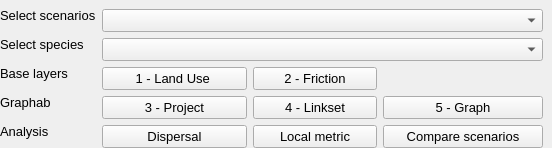
                       <widget class="QFrame" name="frame_17">
                        <property name="sizePolicy">
                         <sizepolicy hsizetype="Expanding" vsizetype="Preferred">
                          <horstretch>0</horstretch>
                          <verstretch>0</verstretch>
                         </sizepolicy>
                        </property>
                        <property name="minimumSize">
                         <size>
                          <width>0</width>
                          <height>0</height>
                         </size>
                        </property>
                        <property name="frameShape">
                         <enum>QFrame::NoFrame</enum>
                        </property>
                        <property name="frameShadow">
                         <enum>QFrame::Raised</enum>
                        </property>
                        <layout class="QHBoxLayout" name="horizontalLayout_8">
                         <property name="leftMargin">
                          <number>0</number>
                         </property>
                         <property name="topMargin">
                          <number>0</number>
                         </property>
                         <property name="rightMargin">
                          <number>0</number>
                         </property>
                         <property name="bottomMargin">
                          <number>0</number>
                         </property>
                         <item>
                          <widget class="QFrame" name="frame_18">
                           <property name="frameShape">
                            <enum>QFrame::NoFrame</enum>
                           </property>
                           <property name="frameShadow">
                            <enum>QFrame::Raised</enum>
                           </property>
                           <layout class="QVBoxLayout" name="verticalLayout_2">
                            <property name="leftMargin">
                             <number>0</number>
                            </property>
                            <property name="topMargin">
                             <number>0</number>
                            </property>
                            <property name="rightMargin">
                             <number>0</number>
                            </property>
                            <property name="bottomMargin">
                             <number>0</number>
                            </property>
                            <item>
                             <widget class="QLabel" name="bufferInGroupLabel_18">
                              <property name="sizePolicy">
                               <sizepolicy hsizetype="Preferred" vsizetype="Fixed">
                                <horstretch>0</horstretch>
                                <verstretch>0</verstretch>
                               </sizepolicy>
                              </property>
                              <property name="maximumSize">
                               <size>
                                <width>16777215</width>
                                <height>16777215</height>
                               </size>
                              </property>
                              <property name="font">
                               <font>
                                <pointsize>10</pointsize>
                               </font>
                              </property>
                              <property name="text">
                               <string>Select scenarios</string>
                              </property>
                              <property name="scaledContents">
                               <bool>true</bool>
                              </property>
                              <property name="wordWrap">
                               <bool>false</bool>
                              </property>
                             </widget>
                            </item>
                            <item>
                             <widget class="QLabel" name="bufferInGroupLabel_19">
                              <property name="sizePolicy">
                               <sizepolicy hsizetype="Preferred" vsizetype="Fixed">
                                <horstretch>0</horstretch>
                                <verstretch>0</verstretch>
                               </sizepolicy>
                              </property>
                              <property name="font">
                               <font>
                                <pointsize>10</pointsize>
                               </font>
                              </property>
                              <property name="text">
                               <string>Select species</string>
                              </property>
                              <property name="scaledContents">
                               <bool>true</bool>
                              </property>
                              <property name="wordWrap">
                               <bool>false</bool>
                              </property>
                             </widget>
                            </item>
                            <item>
                             <widget class="QLabel" name="bufferInGroupLabel_20">
                              <property name="sizePolicy">
                               <sizepolicy hsizetype="Preferred" vsizetype="Fixed">
                                <horstretch>0</horstretch>
                                <verstretch>0</verstretch>
                               </sizepolicy>
                              </property>
                              <property name="font">
                               <font>
                                <pointsize>10</pointsize>
                               </font>
                              </property>
                              <property name="text">
                               <string>Base layers</string>
                              </property>
                              <property name="scaledContents">
                               <bool>true</bool>
                              </property>
                              <property name="wordWrap">
                               <bool>false</bool>
                              </property>
                             </widget>
                            </item>
                            <item>
                             <widget class="QLabel" name="bufferInGroupLabel_21">
                              <property name="sizePolicy">
                               <sizepolicy hsizetype="Preferred" vsizetype="Fixed">
                                <horstretch>0</horstretch>
                                <verstretch>0</verstretch>
                               </sizepolicy>
                              </property>
                              <property name="font">
                               <font>
                                <pointsize>10</pointsize>
                               </font>
                              </property>
                              <property name="text">
                               <string>Graphab</string>
                              </property>
                              <property name="scaledContents">
                               <bool>true</bool>
                              </property>
                              <property name="wordWrap">
                               <bool>false</bool>
                              </property>
                             </widget>
                            </item>
                            <item>
                             <widget class="QLabel" name="bufferInGroupLabel_22">
                              <property name="sizePolicy">
                               <sizepolicy hsizetype="Preferred" vsizetype="Fixed">
                                <horstretch>0</horstretch>
                                <verstretch>0</verstretch>
                               </sizepolicy>
                              </property>
                              <property name="font">
                               <font>
                                <pointsize>10</pointsize>
                               </font>
                              </property>
                              <property name="text">
                               <string>Analysis</string>
                              </property>
                              <property name="scaledContents">
                               <bool>true</bool>
                              </property>
                             </widget>
                            </item>
                           </layout>
                          </widget>
                         </item>
                         <item>
                          <widget class="QFrame" name="frame_19">
                           <property name="sizePolicy">
                            <sizepolicy hsizetype="Expanding" vsizetype="Preferred">
                             <horstretch>0</horstretch>
                             <verstretch>0</verstretch>
                            </sizepolicy>
                           </property>
                           <property name="minimumSize">
                            <size>
                             <width>450</width>
                             <height>0</height>
                            </size>
                           </property>
                           <property name="frameShape">
                            <enum>QFrame::NoFrame</enum>
                           </property>
                           <property name="frameShadow">
                            <enum>QFrame::Raised</enum>
                           </property>
                           <layout class="QGridLayout" name="gridLayout_17">
                            <property name="leftMargin">
                             <number>0</number>
                            </property>
                            <property name="bottomMargin">
                             <number>0</number>
                            </property>
                            <item row="0" column="0" colspan="3">
                             <widget class="QgsCheckableComboBox" name="scenariosSelection">
                              <property name="sizePolicy">
                               <sizepolicy hsizetype="Expanding" vsizetype="Fixed">
                                <horstretch>0</horstretch>
                                <verstretch>0</verstretch>
                               </sizepolicy>
                              </property>
                              <property name="minimumSize">
                               <size>
                                <width>0</width>
                                <height>23</height>
                               </size>
                              </property>
                              <property name="maximumSize">
                               <size>
                                <width>16777215</width>
                                <height>16777215</height>
                               </size>
                              </property>
                              <property name="sizeAdjustPolicy">
                               <enum>QComboBox::AdjustToMinimumContentsLength</enum>
                              </property>
                             </widget>
                            </item>
                            <item row="1" column="0" colspan="3">
                             <widget class="QgsCheckableComboBox" name="speciesSelection">
                              <property name="sizePolicy">
                               <sizepolicy hsizetype="Expanding" vsizetype="Fixed">
                                <horstretch>0</horstretch>
                                <verstretch>0</verstretch>
                               </sizepolicy>
                              </property>
                              <property name="minimumSize">
                               <size>
                                <width>0</width>
                                <height>23</height>
                               </size>
                              </property>
                              <property name="maximumSize">
                               <size>
                                <width>16777215</width>
                                <height>16777215</height>
                               </size>
                              </property>
                              <property name="sizeAdjustPolicy">
                               <enum>QComboBox::AdjustToMinimumContentsLength</enum>
                              </property>
                             </widget>
                            </item>
                            <item row="2" column="0">
                             <widget class="QPushButton" name="landuseRun">
                              <property name="sizePolicy">
                               <sizepolicy hsizetype="Preferred" vsizetype="Fixed">
                                <horstretch>0</horstretch>
                                <verstretch>0</verstretch>
                               </sizepolicy>
                              </property>
                              <property name="minimumSize">
                               <size>
                                <width>145</width>
                                <height>23</height>
                               </size>
                              </property>
                              <property name="maximumSize">
                               <size>
                                <width>16777215</width>
                                <height>23</height>
                               </size>
                              </property>
                              <property name="font">
                               <font>
                                <pointsize>10</pointsize>
                               </font>
                              </property>
                              <property name="autoFillBackground">
                               <bool>false</bool>
                              </property>
                              <property name="text">
                               <string>1 - Land Use </string>
                              </property>
                              <property name="icon">
                               <iconset>
                                <normaloff>:/plugins/MitiConnect/icons/play.svg</normaloff>:/plugins/MitiConnect/icons/play.svg</iconset>
                              </property>
                              <property name="iconSize">
                               <size>
                                <width>15</width>
                                <height>15</height>
                               </size>
                              </property>
                              <property name="autoDefault">
                               <bool>false</bool>
                              </property>
                             </widget>
                            </item>
                            <item row="2" column="1">
                             <widget class="QPushButton" name="frictionRun">
                              <property name="sizePolicy">
                               <sizepolicy hsizetype="Preferred" vsizetype="Fixed">
                                <horstretch>0</horstretch>
                                <verstretch>0</verstretch>
                               </sizepolicy>
                              </property>
                              <property name="minimumSize">
                               <size>
                                <width>0</width>
                                <height>23</height>
                               </size>
                              </property>
                              <property name="maximumSize">
                               <size>
                                <width>16777215</width>
                                <height>23</height>
                               </size>
                              </property>
                              <property name="font">
                               <font>
                                <pointsize>10</pointsize>
                               </font>
                              </property>
                              <property name="text">
                               <string>2 - Friction</string>
                              </property>
                              <property name="icon">
                               <iconset>
                                <normaloff>:/plugins/MitiConnect/icons/play.svg</normaloff>:/plugins/MitiConnect/icons/play.svg</iconset>
                              </property>
                              <property name="iconSize">
                               <size>
                                <width>15</width>
                                <height>15</height>
                               </size>
                              </property>
                              <property name="autoDefault">
                               <bool>false</bool>
                              </property>
                             </widget>
                            </item>
                            <item row="3" column="0">
                             <widget class="QPushButton" name="projectRun">
                              <property name="sizePolicy">
                               <sizepolicy hsizetype="Preferred" vsizetype="Fixed">
                                <horstretch>0</horstretch>
                                <verstretch>0</verstretch>
                               </sizepolicy>
                              </property>
                              <property name="minimumSize">
                               <size>
                                <width>0</width>
                                <height>23</height>
                               </size>
                              </property>
                              <property name="maximumSize">
                               <size>
                                <width>16777215</width>
                                <height>23</height>
                               </size>
                              </property>
                              <property name="font">
                               <font>
                                <pointsize>10</pointsize>
                               </font>
                              </property>
                              <property name="text">
                               <string>3 - Project</string>
                              </property>
                              <property name="icon">
                               <iconset>
                                <normaloff>:/plugins/MitiConnect/icons/play.svg</normaloff>:/plugins/MitiConnect/icons/play.svg</iconset>
                              </property>
                              <property name="iconSize">
                               <size>
                                <width>15</width>
                                <height>15</height>
                               </size>
                              </property>
                              <property name="autoDefault">
                               <bool>false</bool>
                              </property>
                             </widget>
                            </item>
                            <item row="3" column="1">
                             <widget class="QPushButton" name="linksetRun">
                              <property name="sizePolicy">
                               <sizepolicy hsizetype="Preferred" vsizetype="Fixed">
                                <horstretch>0</horstretch>
                                <verstretch>0</verstretch>
                               </sizepolicy>
                              </property>
                              <property name="minimumSize">
                               <size>
                                <width>120</width>
                                <height>23</height>
                               </size>
                              </property>
                              <property name="maximumSize">
                               <size>
                                <width>16777215</width>
                                <height>23</height>
                               </size>
                              </property>
                              <property name="font">
                               <font>
                                <pointsize>10</pointsize>
                               </font>
                              </property>
                              <property name="text">
                               <string>4 - Linkset</string>
                              </property>
                              <property name="icon">
                               <iconset>
                                <normaloff>:/plugins/MitiConnect/icons/play.svg</normaloff>:/plugins/MitiConnect/icons/play.svg</iconset>
                              </property>
                              <property name="iconSize">
                               <size>
                                <width>15</width>
                                <height>15</height>
                               </size>
                              </property>
                              <property name="autoDefault">
                               <bool>false</bool>
                              </property>
                             </widget>
                            </item>
                            <item row="3" column="2">
                             <widget class="QPushButton" name="graphRun">
                              <property name="sizePolicy">
                               <sizepolicy hsizetype="Preferred" vsizetype="Fixed">
                                <horstretch>0</horstretch>
                                <verstretch>0</verstretch>
                               </sizepolicy>
                              </property>
                              <property name="minimumSize">
                               <size>
                                <width>0</width>
                                <height>23</height>
                               </size>
                              </property>
                              <property name="maximumSize">
                               <size>
                                <width>16777215</width>
                                <height>23</height>
                               </size>
                              </property>
                              <property name="font">
                               <font>
                                <pointsize>10</pointsize>
                               </font>
                              </property>
                              <property name="text">
                               <string>5 - Graph</string>
                              </property>
                              <property name="icon">
                               <iconset>
                                <normaloff>:/plugins/MitiConnect/icons/play.svg</normaloff>:/plugins/MitiConnect/icons/play.svg</iconset>
                              </property>
                              <property name="iconSize">
                               <size>
                                <width>15</width>
                                <height>15</height>
                               </size>
                              </property>
                              <property name="autoDefault">
                               <bool>false</bool>
                              </property>
                             </widget>
                            </item>
                            <item row="4" column="0">
                             <widget class="QPushButton" name="dispersalRun">
                              <property name="font">
                               <font>
                                <pointsize>10</pointsize>
                               </font>
                              </property>
                              <property name="text">
                               <string>Dispersal</string>
                              </property>
                              <property name="icon">
                               <iconset>
                                <normaloff>../icons/play.svg</normaloff>../icons/play.svg</iconset>
                              </property>
                             </widget>
                            </item>
                            <item row="4" column="1">
                             <widget class="QPushButton" name="localMetricsRun">
                              <property name="sizePolicy">
                               <sizepolicy hsizetype="Preferred" vsizetype="Fixed">
                                <horstretch>0</horstretch>
                                <verstretch>0</verstretch>
                               </sizepolicy>
                              </property>
                              <property name="minimumSize">
                               <size>
                                <width>0</width>
                                <height>23</height>
                               </size>
                              </property>
                              <property name="maximumSize">
                               <size>
                                <width>16777215</width>
                                <height>23</height>
                               </size>
                              </property>
                              <property name="font">
                               <font>
                                <pointsize>10</pointsize>
                               </font>
                              </property>
                              <property name="text">
                               <string>Local metric</string>
                              </property>
                              <property name="icon">
                               <iconset>
                                <normaloff>:/plugins/MitiConnect/icons/play.svg</normaloff>:/plugins/MitiConnect/icons/play.svg</iconset>
                              </property>
                              <property name="iconSize">
                               <size>
                                <width>15</width>
                                <height>15</height>
                               </size>
                              </property>
                              <property name="autoDefault">
                               <bool>false</bool>
                              </property>
                             </widget>
                            </item>
                            <item row="4" column="2">
                             <widget class="QPushButton" name="compareScenariosRun">
                              <property name="sizePolicy">
                               <sizepolicy hsizetype="Preferred" vsizetype="Fixed">
                                <horstretch>0</horstretch>
                                <verstretch>0</verstretch>
                               </sizepolicy>
                              </property>
                              <property name="minimumSize">
                               <size>
                                <width>160</width>
                                <height>23</height>
                               </size>
                              </property>
                              <property name="maximumSize">
                               <size>
                                <width>16777215</width>
                                <height>23</height>
                               </size>
                              </property>
                              <property name="font">
                               <font>
                                <pointsize>10</pointsize>
                               </font>
                              </property>
                              <property name="text">
                               <string>Compare scenarios</string>
                              </property>
                              <property name="icon">
                               <iconset>
                                <normaloff>:/plugins/MitiConnect/icons/play.svg</normaloff>:/plugins/MitiConnect/icons/play.svg</iconset>
                              </property>
                              <property name="iconSize">
                               <size>
                                <width>15</width>
                                <height>15</height>
                               </size>
                              </property>
                              <property name="autoDefault">
                               <bool>false</bool>
                              </property>
                             </widget>
                            </item>
                           </layout>
                          </widget>
                         </item>
                        </layout>
                       </widget>
